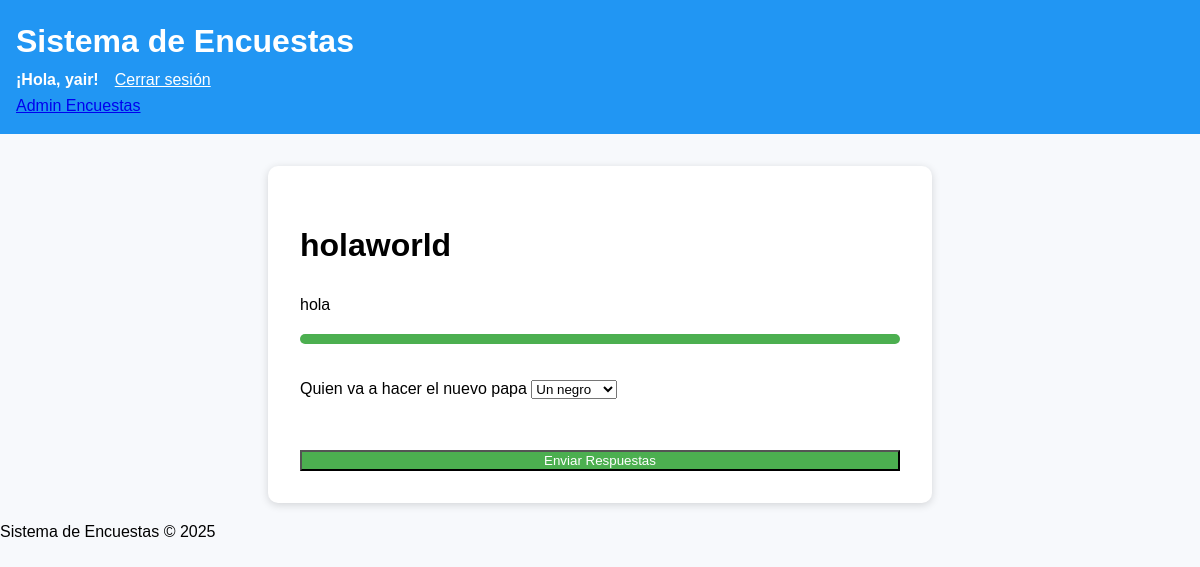
/respond/3/ (signed in), run on the app's committed database.
### survey_app/models.py (models this page shows, shortened)
class Survey(models.Model):
    title = models.CharField(max_length=200)
    description = models.TextField()
    created_by = models.ForeignKey(User, on_delete=models.CASCADE)
    created_at = models.DateTimeField(auto_now_add=True)
    is_published = models.BooleanField(default=False)

class Question(models.Model):
    QUESTION_TYPES = (
        ('text', 'Texto Libre'),
        ('multiple', 'Opción Múltiple'),
        ('escala', 'Escala de Valoración'),
        ('condicional', 'Condicional'),
    )
    survey = models.ForeignKey(Survey, on_delete=models.CASCADE, related_name='questions')
    text = models.TextField()
    question_type = models.CharField(max_length=20, choices=QUESTION_TYPES)
    order = models.IntegerField(default=0)
    class Meta:
        ordering = ['order']

### survey_app/views.py (the view, shortened to what this page needs)
# urls.py: path('respond/<int:survey_id>/', views.respond_survey, name='respond_survey'),
@login_required
def respond_survey(request, survey_id):
    survey = get_object_or_404(Survey, id=survey_id, is_published=True)
    return render(request, 'survey_app/respond_survey.html', {'survey': survey})

### survey_app/templates/survey_app/respond_survey.html (shortened to what this page needs)
{% extends 'survey_app/base.html' %}
{% load static %}
{% block content %}
{% if thank_you %}
<div class="thank-you-message">
    <h2>¡Gracias por completar la encuesta!</h2>
    <p>Tus respuestas han sido registradas.</p>
    <a href="{% url 'survey_list' %}" class="btn">Volver a la página principal</a>
</div>
{% else %}
<div class="survey-container">
    <h1 id="surveyTitle">{{ survey.title }}</h1>
    <p>{{ survey.description }}</p>
    <div class="progress-bar">
        <div class="progress" id="progress"></div>
    </div>
    <form method="post" id="surveyForm">
        {% for question in survey.questions.all %}
        <div class="question" id="question-{{ forloop.counter }}" {% if forloop.counter != 1 %}style="display:none;"{% endif %}>
            <label for="question_{{ question.id }}">{{ question.text }}</label>
            {% if question.question_type == 'text' %}
                <input type="text" id="question_{{ question.id }}" name="question_{{ question.id }}" required>
            {% elif question.question_type == 'multiple' %}
                <select id="question_{{ question.id }}" name="question_{{ question.id }}" required>
                    {% for option in question.options.all %}
                    <option value="{{ option.id }}">{{ option.text }}</option>
                    {% endfor %}
                </select>
            {% elif question.question_type == 'escala' %}
                <select id="question_{{ question.id }}" name="question_{{ question.id }}" required>
                    {% for i in "12345" %}
                    <option value="{{ i }}">{{ i }} ⭐</option>
                    {% endfor %}
                </select>
            {% endif %}
        </div>
        {% endfor %}
        <button type="submit" class="submit-btn" id="submitBtn">Enviar Respuestas</button>
    </form>
</div>
{% endif %}
{% endblock %}

### survey_app/templates/survey_app/base.html (shortened to what this page needs)
{% load static %}
<!DOCTYPE html>
<html lang="es">
<head>
    <link rel="stylesheet" href="{% static 'survey_app/css/styles.css' %}">
    <link rel="stylesheet" href="https://cdnjs.cloudflare.com/ajax/libs/font-awesome/5.15.4/css/all.min.css">
</head>
<body>
    <header>
        <h1>Sistema de Encuestas</h1>
    {% if user.is_authenticated %}
        <div class="user-info">
            <span class="username">¡Hola, {{ user.username }}!</span>
            <form action="{% url 'logout' %}" method="post" class="logout-form">
                <button type="submit" class="logout-btn">Cerrar sesión</button>
            </form>
        </div>
    {% else %}
        <a href="{% url 'login' %}" class="login-link">Iniciar sesión</a>
    {% endif %}
    {% if user.is_staff %}
    <nav class="staff-nav">
        <a href="{% url 'admin_survey' %}" class="nav-link">Admin Encuestas</a>
    </nav>
    {% endif %}
    </header>
    <main>
        {% block content %}
        {% endblock %}
    </main>
    <footer>
        <p>Sistema de Encuestas &copy; {% now "Y" %}</p>
    </footer>
</body>
</html>

### survey_app/static/survey_app/css/styles.css (style rules this page uses)
body { font-family: Arial, sans-serif; background-color: #f7f9fc; margin: 0; padding: 0; line-height: 1.6; }
header { background-color: #2196f3; color: white; padding: 1rem; margin-bottom: 2rem; }
header h1 { margin: 0; }
main { padding: 0 1rem; max-width: 1200px; margin: 0 auto; }
.survey-container { background: white; padding: 2rem; border-radius: 10px; box-shadow: 0 2px 8px rgba(0,0,0,0.15); width: 100%; max-width: 600px; margin: 0 auto; }
.progress-bar { background-color: #e0e0e0; border-radius: 5px; overflow: hidden; margin-bottom: 2rem; }
.progress { height: 10px; background-color: #4caf50; width: 0%; transition: width 0.3s ease; }
.question { margin-bottom: 2rem; }
.submit-btn { background-color: #4caf50; color: white; width: 100%; margin-top: 1rem; }
.logout-form { display: inline; margin: 0; padding: 0; }
.logout-btn { background: none; border: none; color: white; cursor: pointer; text-decoration: underline; font: inherit; padding: 0; }
.user-info { display: flex; align-items: center; gap: 1rem; }
.username { color: white; font-weight: bold; }

### data on the page
Survey: title "holaworld", description "hola"
Question: text "Quien va a hacer el nuevo papa"

### other printed values
{{ user.username }} "yair"
form field value "Un negro"
